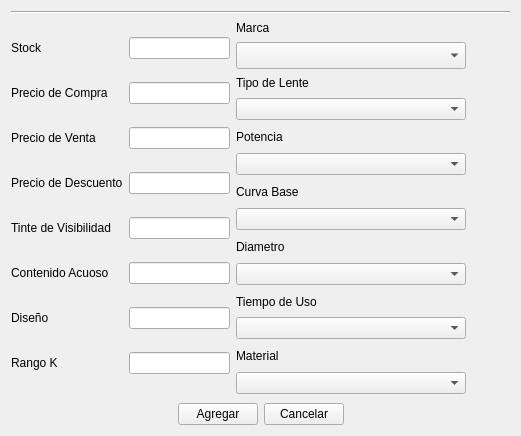
<?xml version="1.0" encoding="UTF-8"?>
<ui version="4.0">
 <class>ui_producto_agregar_lente_contacto</class>
 <widget class="QDialog" name="ui_producto_agregar_lente_contacto">
  <property name="geometry">
   <rect>
    <x>0</x>
    <y>0</y>
    <width>521</width>
    <height>436</height>
   </rect>
  </property>
  <property name="minimumSize">
   <size>
    <width>0</width>
    <height>0</height>
   </size>
  </property>
  <property name="maximumSize">
   <size>
    <width>16777215</width>
    <height>16777215</height>
   </size>
  </property>
  <property name="windowTitle">
   <string>Lente de Contacto</string>
  </property>
  <layout class="QGridLayout" name="gridLayout_2">
   <item row="0" column="0">
    <widget class="Line" name="line">
     <property name="orientation">
      <enum>Qt::Horizontal</enum>
     </property>
    </widget>
   </item>
   <item row="1" column="0">
    <layout class="QVBoxLayout" name="verticalLayout_2">
     <item>
      <layout class="QHBoxLayout" name="horizontalLayout">
       <item>
        <layout class="QGridLayout" name="gridLayout">
         <item row="0" column="0">
          <widget class="QLabel" name="label_2">
           <property name="text">
            <string>Stock</string>
           </property>
          </widget>
         </item>
         <item row="0" column="1">
          <widget class="QLineEdit" name="line_stock">
           <property name="autoFillBackground">
            <bool>false</bool>
           </property>
          </widget>
         </item>
         <item row="1" column="0">
          <widget class="QLabel" name="label_14">
           <property name="text">
            <string>Precio de Compra</string>
           </property>
          </widget>
         </item>
         <item row="1" column="1">
          <widget class="QLineEdit" name="line_compra"/>
         </item>
         <item row="2" column="0">
          <widget class="QLabel" name="label_15">
           <property name="text">
            <string>Precio de Venta</string>
           </property>
          </widget>
         </item>
         <item row="2" column="1">
          <widget class="QLineEdit" name="line_venta"/>
         </item>
         <item row="3" column="0">
          <widget class="QLabel" name="label_16">
           <property name="text">
            <string>Precio de Descuento</string>
           </property>
          </widget>
         </item>
         <item row="3" column="1">
          <widget class="QLineEdit" name="line_descuento"/>
         </item>
         <item row="4" column="0">
          <widget class="QLabel" name="label_17">
           <property name="text">
            <string>Tinte de Visibilidad</string>
           </property>
          </widget>
         </item>
         <item row="4" column="1">
          <widget class="QLineEdit" name="line_visibilidad"/>
         </item>
         <item row="5" column="0">
          <widget class="QLabel" name="label_18">
           <property name="text">
            <string>Contenido Acuoso</string>
           </property>
          </widget>
         </item>
         <item row="5" column="1">
          <widget class="QLineEdit" name="line_acuoso"/>
         </item>
         <item row="6" column="0">
          <widget class="QLabel" name="label_19">
           <property name="text">
            <string>Diseño</string>
           </property>
          </widget>
         </item>
         <item row="6" column="1">
          <widget class="QLineEdit" name="line_disenio"/>
         </item>
         <item row="7" column="0">
          <widget class="QLabel" name="label_20">
           <property name="text">
            <string>Rango K</string>
           </property>
          </widget>
         </item>
         <item row="7" column="1">
          <widget class="QLineEdit" name="line_rango_k"/>
         </item>
        </layout>
       </item>
       <item>
        <layout class="QVBoxLayout" name="verticalLayout">
         <item>
          <widget class="QLabel" name="label_3">
           <property name="text">
            <string>Marca</string>
           </property>
          </widget>
         </item>
         <item>
          <layout class="QHBoxLayout" name="horizontalLayout_2">
           <item>
            <widget class="MyComboBox" name="comboBox_marca">
             <property name="minimumSize">
              <size>
               <width>230</width>
               <height>0</height>
              </size>
             </property>
             <property name="maximumSize">
              <size>
               <width>100</width>
               <height>100</height>
              </size>
             </property>
            </widget>
           </item>
           <item>
            <widget class="QPushButton" name="marca_x">
             <property name="minimumSize">
              <size>
               <width>38</width>
               <height>27</height>
              </size>
             </property>
             <property name="maximumSize">
              <size>
               <width>38</width>
               <height>27</height>
              </size>
             </property>
             <property name="text">
              <string/>
             </property>
             <property name="icon">
              <iconset>
               <normaloff>Icons/1349716373_monotone_close_exit_delete_small.png</normaloff>Icons/1349716373_monotone_close_exit_delete_small.png</iconset>
             </property>
             <property name="flat">
              <bool>true</bool>
             </property>
            </widget>
           </item>
          </layout>
         </item>
         <item>
          <widget class="QLabel" name="label_4">
           <property name="text">
            <string>Tipo de Lente</string>
           </property>
          </widget>
         </item>
         <item>
          <layout class="QHBoxLayout" name="horizontalLayout_3">
           <item>
            <widget class="MyComboBox" name="comboBox_tipo_lente"/>
           </item>
           <item>
            <widget class="QPushButton" name="topolente_x">
             <property name="minimumSize">
              <size>
               <width>38</width>
               <height>27</height>
              </size>
             </property>
             <property name="maximumSize">
              <size>
               <width>38</width>
               <height>27</height>
              </size>
             </property>
             <property name="text">
              <string/>
             </property>
             <property name="icon">
              <iconset>
               <normaloff>Icons/1349716373_monotone_close_exit_delete_small.png</normaloff>Icons/1349716373_monotone_close_exit_delete_small.png</iconset>
             </property>
             <property name="flat">
              <bool>true</bool>
             </property>
            </widget>
           </item>
          </layout>
         </item>
         <item>
          <widget class="QLabel" name="label_5">
           <property name="text">
            <string>Potencia</string>
           </property>
          </widget>
         </item>
         <item>
          <layout class="QHBoxLayout" name="horizontalLayout_4">
           <item>
            <widget class="MyComboBox" name="comboBox_potencia"/>
           </item>
           <item>
            <widget class="QPushButton" name="portencia_x">
             <property name="minimumSize">
              <size>
               <width>38</width>
               <height>27</height>
              </size>
             </property>
             <property name="maximumSize">
              <size>
               <width>38</width>
               <height>27</height>
              </size>
             </property>
             <property name="text">
              <string/>
             </property>
             <property name="icon">
              <iconset>
               <normaloff>Icons/1349716373_monotone_close_exit_delete_small.png</normaloff>Icons/1349716373_monotone_close_exit_delete_small.png</iconset>
             </property>
             <property name="flat">
              <bool>true</bool>
             </property>
            </widget>
           </item>
          </layout>
         </item>
         <item>
          <widget class="QLabel" name="label_6">
           <property name="text">
            <string>Curva Base</string>
           </property>
          </widget>
         </item>
         <item>
          <layout class="QHBoxLayout" name="horizontalLayout_5">
           <item>
            <widget class="MyComboBox" name="comboBox_curva_base"/>
           </item>
           <item>
            <widget class="QPushButton" name="curvabase_x">
             <property name="minimumSize">
              <size>
               <width>38</width>
               <height>27</height>
              </size>
             </property>
             <property name="maximumSize">
              <size>
               <width>38</width>
               <height>27</height>
              </size>
             </property>
             <property name="text">
              <string/>
             </property>
             <property name="icon">
              <iconset>
               <normaloff>Icons/1349716373_monotone_close_exit_delete_small.png</normaloff>Icons/1349716373_monotone_close_exit_delete_small.png</iconset>
             </property>
             <property name="flat">
              <bool>true</bool>
             </property>
            </widget>
           </item>
          </layout>
         </item>
         <item>
          <widget class="QLabel" name="label_7">
           <property name="text">
            <string>Diametro</string>
           </property>
          </widget>
         </item>
         <item>
          <layout class="QHBoxLayout" name="horizontalLayout_6">
           <item>
            <widget class="MyComboBox" name="comboBox_diametro"/>
           </item>
           <item>
            <widget class="QPushButton" name="diametro_x">
             <property name="minimumSize">
              <size>
               <width>38</width>
               <height>27</height>
              </size>
             </property>
             <property name="maximumSize">
              <size>
               <width>38</width>
               <height>27</height>
              </size>
             </property>
             <property name="text">
              <string/>
             </property>
             <property name="icon">
              <iconset>
               <normaloff>Icons/1349716373_monotone_close_exit_delete_small.png</normaloff>Icons/1349716373_monotone_close_exit_delete_small.png</iconset>
             </property>
             <property name="flat">
              <bool>true</bool>
             </property>
            </widget>
           </item>
          </layout>
         </item>
         <item>
          <widget class="QLabel" name="label_8">
           <property name="text">
            <string>Tiempo de Uso</string>
           </property>
          </widget>
         </item>
         <item>
          <layout class="QHBoxLayout" name="horizontalLayout_7">
           <item>
            <widget class="MyComboBox" name="comboBox_tiempo_uso"/>
           </item>
           <item>
            <widget class="QPushButton" name="tiempouso_x">
             <property name="minimumSize">
              <size>
               <width>38</width>
               <height>27</height>
              </size>
             </property>
             <property name="maximumSize">
              <size>
               <width>38</width>
               <height>27</height>
              </size>
             </property>
             <property name="text">
              <string/>
             </property>
             <property name="icon">
              <iconset>
               <normaloff>Icons/1349716373_monotone_close_exit_delete_small.png</normaloff>Icons/1349716373_monotone_close_exit_delete_small.png</iconset>
             </property>
             <property name="flat">
              <bool>true</bool>
             </property>
            </widget>
           </item>
          </layout>
         </item>
         <item>
          <widget class="QLabel" name="label_9">
           <property name="text">
            <string>Material</string>
           </property>
          </widget>
         </item>
         <item>
          <layout class="QHBoxLayout" name="horizontalLayout_8">
           <item>
            <widget class="MyComboBox" name="comboBox_material"/>
           </item>
           <item>
            <widget class="QPushButton" name="material_x">
             <property name="minimumSize">
              <size>
               <width>38</width>
               <height>27</height>
              </size>
             </property>
             <property name="maximumSize">
              <size>
               <width>38</width>
               <height>27</height>
              </size>
             </property>
             <property name="text">
              <string/>
             </property>
             <property name="icon">
              <iconset>
               <normaloff>Icons/1349716373_monotone_close_exit_delete_small.png</normaloff>Icons/1349716373_monotone_close_exit_delete_small.png</iconset>
             </property>
             <property name="flat">
              <bool>true</bool>
             </property>
            </widget>
           </item>
          </layout>
         </item>
        </layout>
       </item>
      </layout>
     </item>
     <item>
      <layout class="QHBoxLayout" name="horizontalLayout_9">
       <item>
        <spacer name="horizontalSpacer">
         <property name="orientation">
          <enum>Qt::Horizontal</enum>
         </property>
         <property name="sizeHint" stdset="0">
          <size>
           <width>40</width>
           <height>20</height>
          </size>
         </property>
        </spacer>
       </item>
       <item>
        <widget class="QPushButton" name="boton_agregar">
         <property name="text">
          <string>Agregar</string>
         </property>
        </widget>
       </item>
       <item>
        <widget class="QPushButton" name="boton_cancelar">
         <property name="text">
          <string>Cancelar</string>
         </property>
        </widget>
       </item>
       <item>
        <spacer name="horizontalSpacer_2">
         <property name="orientation">
          <enum>Qt::Horizontal</enum>
         </property>
         <property name="sizeHint" stdset="0">
          <size>
           <width>40</width>
           <height>20</height>
          </size>
         </property>
        </spacer>
       </item>
      </layout>
     </item>
    </layout>
   </item>
  </layout>
 </widget>
 <customwidgets>
  <customwidget>
   <class>MyComboBox</class>
   <extends>QComboBox</extends>
   <header location="global">mycombobox.h</header>
   <slots>
    <slot>Eliminar_Item()</slot>
   </slots>
  </customwidget>
 </customwidgets>
 <tabstops>
  <tabstop>line_stock</tabstop>
  <tabstop>line_compra</tabstop>
  <tabstop>line_venta</tabstop>
  <tabstop>line_descuento</tabstop>
  <tabstop>line_visibilidad</tabstop>
  <tabstop>line_acuoso</tabstop>
  <tabstop>line_disenio</tabstop>
  <tabstop>line_rango_k</tabstop>
  <tabstop>comboBox_marca</tabstop>
  <tabstop>comboBox_tipo_lente</tabstop>
  <tabstop>comboBox_potencia</tabstop>
  <tabstop>comboBox_curva_base</tabstop>
  <tabstop>comboBox_diametro</tabstop>
  <tabstop>comboBox_tiempo_uso</tabstop>
  <tabstop>comboBox_material</tabstop>
  <tabstop>marca_x</tabstop>
  <tabstop>topolente_x</tabstop>
  <tabstop>portencia_x</tabstop>
  <tabstop>curvabase_x</tabstop>
  <tabstop>diametro_x</tabstop>
  <tabstop>tiempouso_x</tabstop>
  <tabstop>material_x</tabstop>
  <tabstop>boton_agregar</tabstop>
  <tabstop>boton_cancelar</tabstop>
 </tabstops>
 <resources/>
 <connections/>
</ui>
